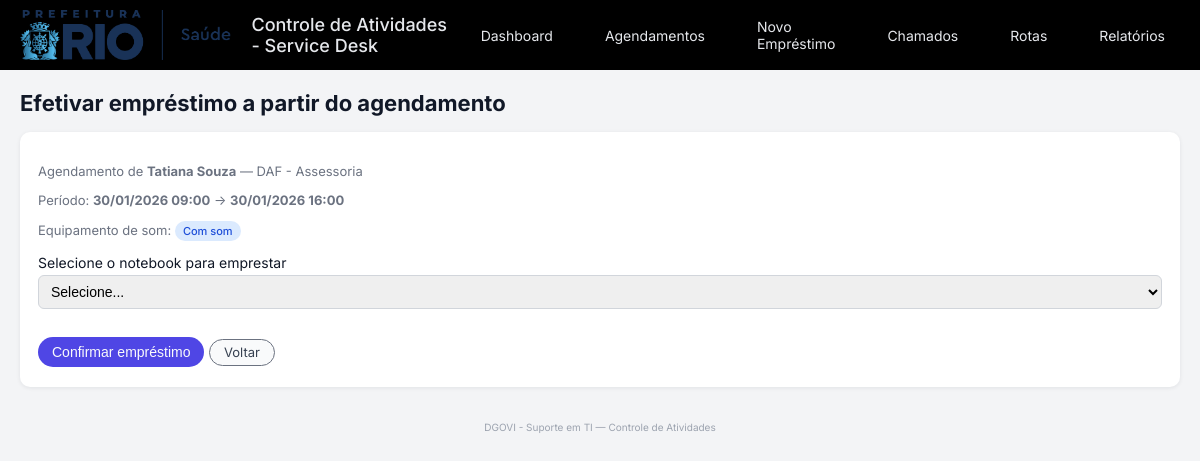
/agendamentos/emprestar/20, run on the app's committed database.
### tables this page shows
CREATE TABLE schedules (
            id INTEGER PRIMARY KEY AUTOINCREMENT,
            notebook_id INTEGER NOT NULL,
            colaborador_nome TEXT NOT NULL,
            colaborador_setor TEXT,
            data_inicio TEXT NOT NULL,
            data_fim TEXT NOT NULL,
            inclui_som INTEGER NOT NULL DEFAULT 0,
            status TEXT NOT NULL DEFAULT 'agendado',
            FOREIGN KEY (notebook_id) REFERENCES notebooks (id)
        );

### app.py (the view, shortened to what this page needs)
@app.route("/agendamentos/emprestar/<int:schedule_id>", methods=["GET", "POST"])
def emprestar_agendamento(schedule_id):
    conn = get_connection()
    cur = conn.cursor()
    cur.execute(
        """
        SELECT
            id,
            notebook_id,
            colaborador_nome,
            colaborador_setor,
            data_inicio,
            data_fim,
            inclui_som,
            status
        FROM schedules
        WHERE id = ?
        """,
        (schedule_id,),
    )
    sched = cur.fetchone()
    if sched is None or sched["status"] != "agendado":
        conn.close()
        flash("Agendamento não encontrado ou já utilizado/cancelado.", "error")
        return redirect(url_for("agendamentos"))
    dt_i = datetime.strptime(sched["data_inicio"], "%Y-%m-%d %H:%M:%S")
    dt_f = datetime.strptime(sched["data_fim"], "%Y-%m-%d %H:%M:%S")
    agendamento = dict(sched)
    agendamento["data_inicio_br"] = dt_i.strftime("%d/%m/%Y %H:%M")
    agendamento["data_fim_br"] = dt_f.strftime("%d/%m/%Y %H:%M")
    cur.execute(
        "SELECT id, serial, modelo FROM notebooks WHERE status = 'ativo' ORDER BY serial"
    )
    notebooks = cur.fetchall()
    notebooks_disponiveis = []
    for nb in notebooks:
        cur.execute(
            "SELECT COUNT(*) AS total FROM loans WHERE notebook_id = ? AND status = 'emprestado'",
            (nb["id"],),
        )
        em_uso = cur.fetchone()["total"]
        if em_uso > 0:
            continue
        cur.execute(
            """
            SELECT COUNT(*) AS total
            FROM schedules
            WHERE notebook_id = ?
              AND status IN ('agendado', 'em_uso')
              AND id <> ?
              AND NOT (data_fim <= ? OR data_inicio >= ?)
            """,
            (
                nb["id"],
                schedule_id,
                sched["data_inicio"],
                sched["data_fim"],
            ),
        )
        conflito = cur.fetchone()["total"]
        if conflito > 0:
            continue
        notebooks_disponiveis.append(nb)
    conn.close()
    if not notebooks_disponiveis:
        flash("Nenhum notebook disponível para esse intervalo no momento.", "error")
        return redirect(url_for("agendamentos"))
    return render_template(
        "efetivar_agendamento.html",
        agendamento=agendamento,
        notebooks_disponiveis=notebooks_disponiveis,
    )

### app.py (called while the page is built)
def get_connection():
    conn = sqlite3.connect(APP_DB)
    conn.row_factory = sqlite3.Row
    return conn

### templates/efetivar_agendamento.html (shortened to what this page needs)
{% extends "base.html" %}
{% block content %}
<h2>Efetivar empréstimo a partir do agendamento</h2>
<div class="form-card">
  <div class="form-header">
    <p>
      Agendamento de
      <strong>{{ agendamento.colaborador_nome }}</strong>
      {% if agendamento.colaborador_setor %}
        — {{ agendamento.colaborador_setor }}
      {% endif %}
    </p>
    <p>
      Período:
      <strong>{{ agendamento.data_inicio_br }}</strong>
      &rarr;
      <strong>{{ agendamento.data_fim_br }}</strong>
    </p>
    <p>
      Equipamento de som:
      {% if agendamento.inclui_som %}
        <span class="badge-som">Com som</span>
      {% else %}
        <span class="badge-som badge-som-off">Sem som</span>
      {% endif %}
    </p>
  </div>
  <form method="post">
    <label for="notebook_id">Selecione o notebook para emprestar</label>
    <select id="notebook_id" name="notebook_id" required>
      <option value="">Selecione...</option>
    </select>
    <div style="margin-top: 12px;">
      <button type="submit" class="btn-primary">Confirmar empréstimo</button>
      <a href="{{ url_for('agendamentos') }}" class="btn-secondary">Voltar</a>
    </div>
  </form>
</div>
{% endblock %}

### static/style.css (style rules this page uses)
* { box-sizing: border-box; }
body { font-family: "Inter", system-ui, -apple-system, BlinkMacSystemFont, "Segoe UI", sans-serif; margin: 0; background: #f3f4f6; color: #111827; }
h2 { margin-top: 0; margin-bottom: 16px; font-size: 22px; }
.form-card { background: #ffffff; padding: 18px 18px 20px; border-radius: 10px; box-shadow: 0 1px 4px rgba(15, 23, 42, 0.08); }
.form-header { font-size: 13px; color: #6b7280; margin-bottom: 10px; }
.form-card label { display: block; margin-top: 10px; margin-bottom: 4px; font-size: 14px; }
.form-card input, .form-card select { width: 100%; padding: 7px 8px; font-size: 14px; border-radius: 6px; border: 1px solid #d1d5db; outline: none; }
.btn-primary { margin-top: 16px; padding: 8px 14px; font-size: 14px; cursor: pointer; background: #4f46e5; color: #f9fafb; border-radius: 999px; border: none; }
.badge-som { display: inline-block; padding: 3px 8px; border-radius: 999px; font-size: 11px; font-weight: 500; background: #dbeafe; color: #1d4ed8; }
.btn-secondary { display: inline-block; padding: 6px 14px; border-radius: 999px; border: 1px solid #6b7280; background: #f9fafb; color: #374151; font-size: 13px; text-decoration: none; }
.btn-primary, .btn-secondary, .btn-small { display: inline-flex; align-items: center; justify-content: center; line-height: 1; }

### data on the page
schedules: colaborador_nome "Tatiana Souza", colaborador_setor "DAF - Assessoria"

### other printed values
{{ agendamento.data_inicio_br }} "30/01/2026 09:00"
{{ agendamento.data_fim_br }} "30/01/2026 16:00"
